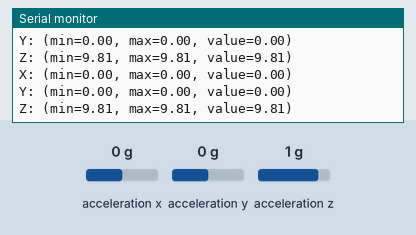
This sketch was run on a simulated Arduino Uno, built with avr-gcc and run on an emulated ATmega328P. Parts: the last lines printed to the serial monitor. The inputs (shaded band) are chosen by the test bench; at power-on: acceleration x 0 g, acceleration y 0 g, acceleration z 1 g.

Above: at 1.4 s.
1.5 s: acceleration x set to -1.4 g
At 2.09 s:
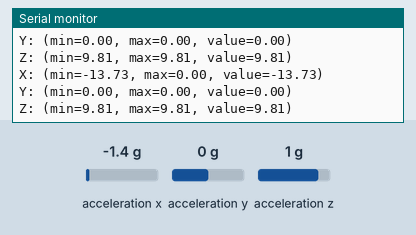
3.0 s: acceleration y set to -1.4 g
At 3.76 s:
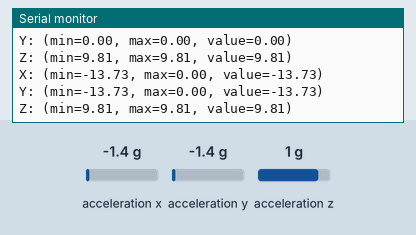
6.1 s: acceleration z set to -1.4 g
At 6.57 s:
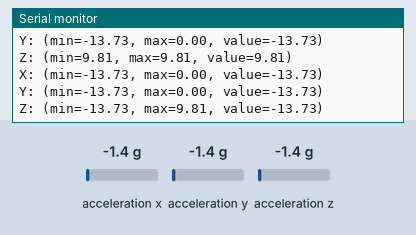
7.6 s: acceleration x set to -0.8 g
At 8.26 s:
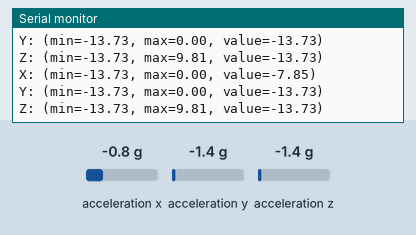
Timing chart, 0 to 10.6 s (numbered marks = the images above; inputs shaded):
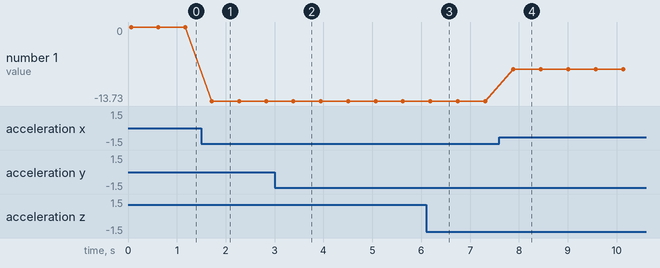

Measured:
- after the input at 1.5 s, the serial monitor: prints a new line after 0.22 s (image 1)
- after the input at 3.0 s, the serial monitor: prints a new line after 0.43 s (image 2)
- after the input at 6.1 s, the serial monitor: prints a new line after 0.17 s (image 3)
- after the input at 7.6 s, the serial monitor: prints a new line after 0.28 s (image 4)
- plotted number 1: 0 → -13.73 after the input at 1.5 s, -13.73 → -7.85 after the input at 7.6 s

The sketch:

accelerometer_adxl345.ino
```cpp
/**
 * Simple ADXL345 demo.
 *
 * Demonstrates the usage of the Adafruit Triple-Axis
 * Accelerometer as e.g. described here:
 * https://www.adafruit.com/product/1231
 *
 * See the following for an example on how to calibrate the accelerometer:
 * https://learn.adafruit.com/adxl345-digital-accelerometer/programming
 *
 * Connections:
 *
 * Arduino | ADXL345
 * -----------------
 * 5V      | VCC
 * GND     | GND
 * SDA     | SDA
 * SCL     | SCL
 */

#include <Wire.h>
#include <Adafruit_Sensor.h>
#include <Adafruit_ADXL345_U.h>

#include "acceleratorinfo.h"

/* Assign a unique ID to this sensor at the same time */
Adafruit_ADXL345_Unified accel = Adafruit_ADXL345_Unified(12345);

AcceleratorInfo accelInfo(accel);

void setup(void)
{
  Serial.begin(9600);
  Serial.println("Initialising ADXL345 Accelerometer...");

  /* Initialise the sensor */
  if(!accel.begin())
  {
    /* There was a problem detecting the ADXL345 ... check your connections */
    Serial.println("Ooops, no ADXL345 detected ... Check your wiring!");
    while(1);
  }
  Serial.println("Initialization done.");
}

void loop(void)
{
    accelInfo.update();

    Serial.println(accelInfo.toString());
    Serial.println();

    delay(500);
}
```

acceleratorinfo.h
```cpp
#ifndef _ACCELERATOR_INFO_H_
#define _ACCELERATOR_INFO_H_

/**
 * Helper class used to simplify tracking of minimums and maximums of values.
 */
class MinMaxValue {
  private:
    float m_min;
    float m_max;
    float m_value;

  public:
    MinMaxValue() : m_min(3E+38), m_max(-3E+38), m_value(0) { }

  public:
    float getMin() const { return m_min; }
    float getMax() const { return m_max; }
    float getValue() const { return m_value; }

    void update(float value) {
      m_min = min(m_min, value);
      m_max = max(m_max, value);
      m_value = value;
    }

  public:
    String toString() const {
      return String("(min=") + String(m_min) + ", max=" + String(m_max) + String(", value=") + String(m_value) + String(")");
    }
};

/**
 * Helper class wrapping an ADXL345 accelerometer simplifying access to min, max and current accelerometer values.
 */
class AcceleratorInfo {
  private:
    Adafruit_ADXL345_Unified& m_accel;

  private:
    MinMaxValue m_x;
    MinMaxValue m_y;
    MinMaxValue m_z;

  public:
    AcceleratorInfo(Adafruit_ADXL345_Unified& accel) : m_accel(accel) {
    }

  public:
    /**
     * Reads the current values from the accelerometer and updates
     * the internal state including e.g. calculating the maximum
     * and minimum accelerometer values.
     */
    void update() {
      sensors_event_t accelEvent;
      m_accel.getEvent(&accelEvent);

      m_x.update(accelEvent.acceleration.x);
      m_y.update(accelEvent.acceleration.y);
      m_z.update(accelEvent.acceleration.z);
    }

    public:
      const MinMaxValue& getAccelX() const { return m_x; }
      const MinMaxValue& getAccelY() const { return m_y; }
      const MinMaxValue& getAccelZ() const { return m_z; }
   public:
      String toString() const {
        return
          String("X: ") + m_x.toString() +
          String("\nY: ") + m_y.toString() +
          String("\nZ: ") + m_z.toString();
      }
};

#endif
```
